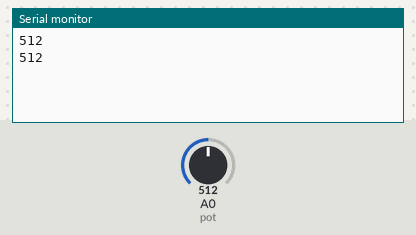
This sketch was run on a simulated Arduino Uno, built with avr-gcc and run on an emulated ATmega328P. On the bench: the last lines printed to the serial monitor. The inputs (shaded band) are chosen by the test bench; at power-on: A0 (pot) = 512.

Above: at 1.2 s.
1.3 s: A0 (pot) set to 716
At 2.4 s:
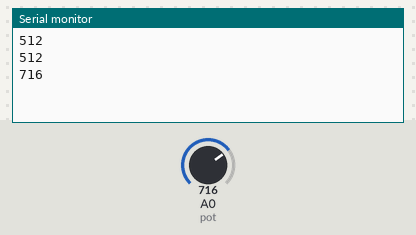
2.8 s: A0 (pot) set to 900
At 3.3 s:
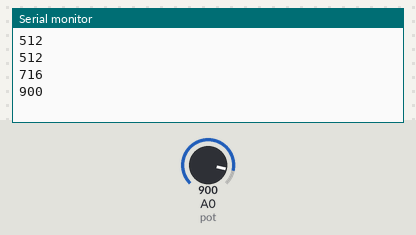
Timing chart, 0 to 5.8 s (numbered marks = the images above; inputs shaded):
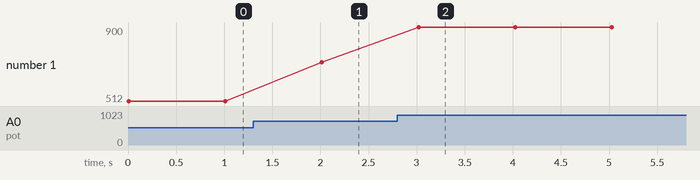

The sketch:

Prog_Ejercicio_4_Moda.ino
```cpp
int pot = A0;
int tamMuestra = 30;

void setup() {
  Serial.begin(9600);
}

int moda, i, j, aux;
void loop() {

  int datos[tamMuestra];

  for (i = 0; i < tamMuestra; i++) {
    datos[i] = analogRead(pot);
  }

  //Obtener la moda
  int contRepeticiones = 0; //Es el valor de el numero que mas se va a repetir
  for(i = 0; i < tamMuestra; i++){
    int numValIguales = 0; //El numero de repeticiones de cada numero
    for(j = 0; j < tamMuestra; j++){
      if(datos[i] == datos[j]){
        numValIguales++; // comparamos valores y contamos si son iguales
      }
      if(contRepeticiones < numValIguales){
        contRepeticiones = numValIguales;
        moda = datos[i];
      }
    }
  }

  Serial.println(moda);
  delay(1000);
}
```

Measured:
- after the input at 1.3 s, the serial monitor: prints a new line after 0.72 s (image 1)
- after the input at 2.8 s, the serial monitor: prints a new line after 0.22 s (image 2)
- plotted number 1: 512 → 716 after the input at 1.3 s, 716 → 900 after the input at 2.8 s
